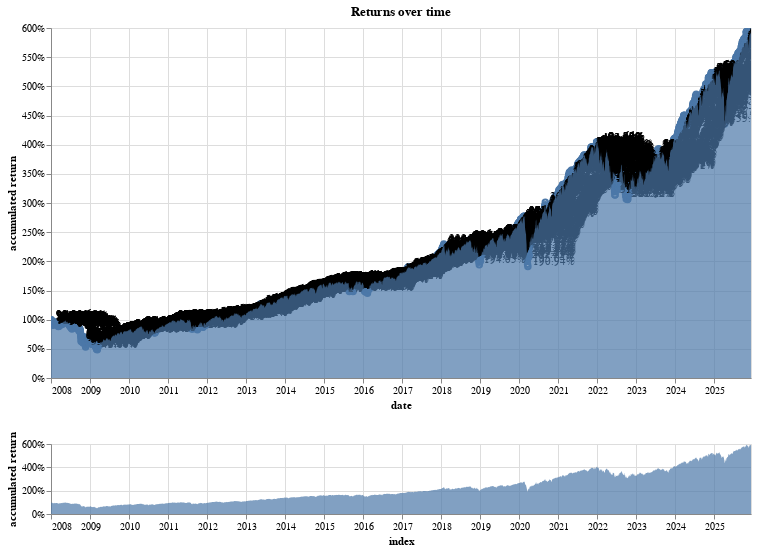

The notebook cell saved with this chart:
### Code cell
# Interactive returns chart (Altair)
returns_chart(bt.balance)

### Figure 1 — Vega-Lite specification as saved in the notebook (floating-point values rounded to 4 significant figures; data arrays with more than 128 entries replaced by an {"elided": "..."} marker saying what was removed)
{"config": {"view": {"continuousWidth": 300, "continuousHeight": 300}}, "vconcat": [{"layer": [{"mark": {"type": "point"}, "encoding": {"opacity": {"value": 0}, "x": {"field": "index", "type": "temporal"}}, "name": "view_68b768b83dbccf48_0"}, {"mark": {"type": "point"}, "encoding": {"opacity": {"condition": {"param": "param_c34a0f722bada551", "value": 1}, "value": 0}, "x": {"field": "index", "type": "temporal"}, "y": {"axis": {"format": "%"}, "field": "accumulated return", "type": "quantitative"}}}, {"mark": {"type": "text", "align": "left", "dx": 5, "dy": -5}, "encoding": {"text": {"condition": {"param": "param_c34a0f722bada551", "field": "accumulated return", "format": ".2%", "type": "quantitative"}, "value": " "}, "x": {"field": "index", "type": "temporal"}, "y": {"axis": {"format": "%"}, "field": "accumulated return", "type": "quantitative"}}}, {"mark": {"type": "area", "opacity": 0.7}, "encoding": {"x": {"axis": {"title": "date"}, "field": "index", "scale": {"domain": {"param": "param_c97a99acfc68b794"}}, "type": "temporal"}, "y": {"axis": {"format": "%"}, "field": "accumulated return", "type": "quantitative"}}}], "height": 350, "title": "Returns over time", "width": 700}, {"mark": {"type": "area", "opacity": 0.7}, "encoding": {"x": {"field": "index", "type": "temporal"}, "y": {"axis": {"format": "%"}, "field": "accumulated return", "type": "quantitative"}}, "height": 70, "name": "view_80e3a0bbe854bf9c_1", "width": 700}], "data": {"name": "data-10b42bcd04b45eea937c9b2e5e81a47b"}, "params": [{"name": "param_c34a0f722bada551", "select": {"type": "point", "fields": ["index"], "nearest": true, "on": "mouseover"}, "views": ["view_68b768b83dbccf48_0"]}, {"name": "param_c97a99acfc68b794", "select": {"type": "interval", "encodings": ["x"]}, "views": ["view_80e3a0bbe854bf9c_1"]}], "$schema": "https://vega.github.io/schema/vega-lite/v6.1.0.json", "datasets": {"data-10b42bcd04b45eea937c9b2e5e81a47b": {"elided": "4513 records"}}}
